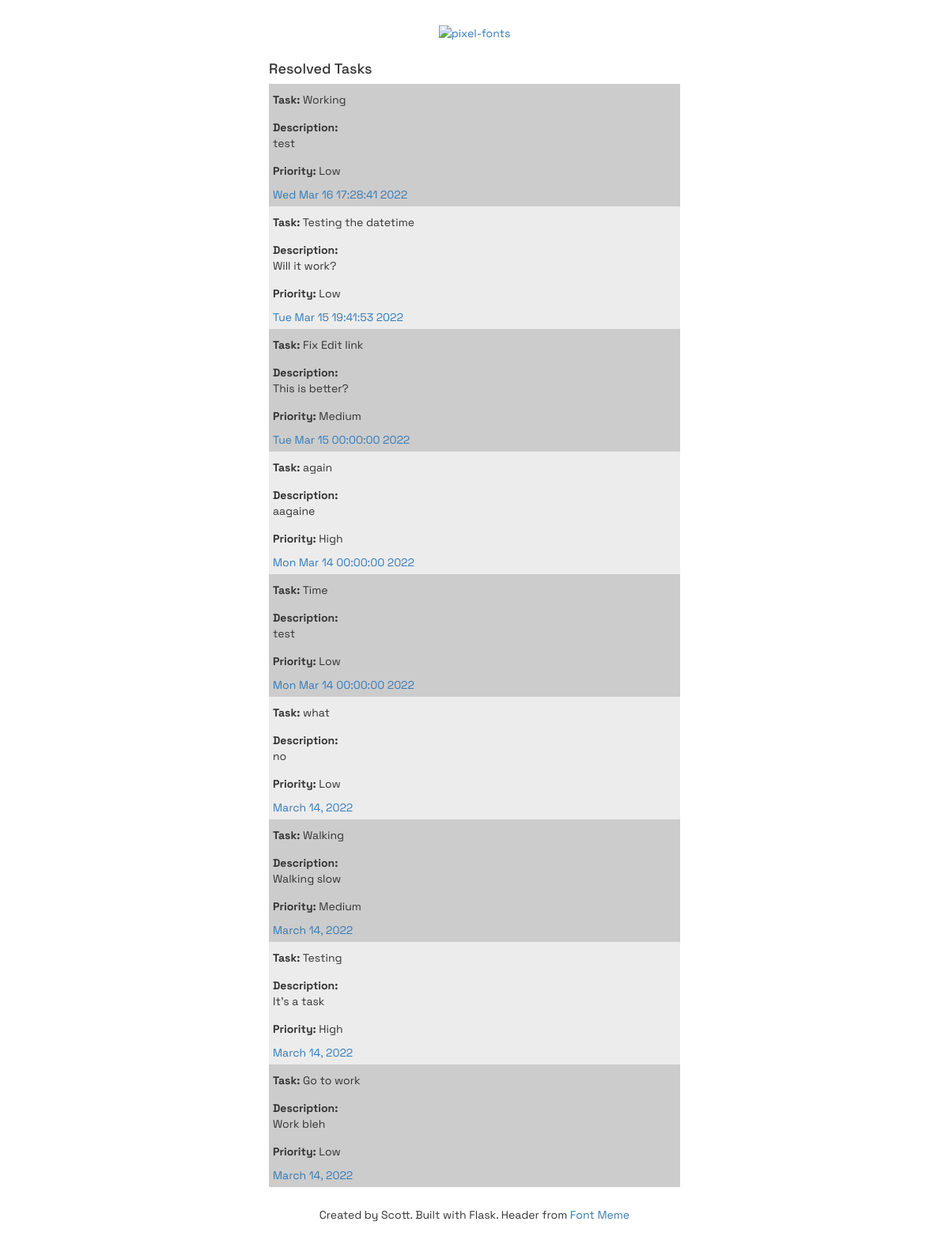
/resolved, run on the app's committed database.
### main.py (models this page shows)
class TodoApp(db.Model):
    id = db.Column(db.Integer, primary_key=True)
    title = db.Column(db.String(100))
    description = db.Column(db.String(500))
    priority = db.Column(db.String(25))
    date = db.Column(db.String(100))
    resolved = db.Column(db.Integer)

### main.py (the view)
@app.route("/resolved")
def show_resolved():
    resolved_todos = TodoApp.query.filter(TodoApp.resolved == 1).all()
    return render_template("resolved.html", todos=resolved_todos)

### templates/resolved.html (shortened to what this page needs)
{% extends "layout.html" %}
{% block content %}
<div class="top">
    <a href="{{ url_for('home')}}"><img src="https://fontmeme.com/permalink/220317/2dc3c3e95c7d38ec2e43737cc6438fbc.png" alt="pixel-fonts" border="0"></a>
</div>
<div class="container">
    <div class="row">
        <h4>Resolved Tasks</h4>
        {% for todo in todos|reverse %}
        <div class="square">
            <p><strong>Task:</strong> {{ todo.title }}</p>
            <p><strong>Description:</strong> <br> {{ todo.description }}</p>
            <p><strong>Priority:</strong> {{ todo.priority }}</p>
             <a title="task" href="#">{{ todo.date }}</a>
        </div>
        {% endfor %}
    </div>
</div>
<div class="top">
    <footer>Created by Scott. Built with Flask. Header from <a
            href="https://fontmeme.com/pixel-fonts/">Font Meme</a></footer>
</div>
{% endblock %}

### static/styles.css (style rules this page uses)
body { margin: 30px; font-family: 'Space Grotesk', sans-serif; }
.container { max-width: 500px; margin: 10px auto 20px auto; padding: 5px; }
.top { text-align: center; margin-top: 20px; width: 50%; margin: auto; }
a:link { text-decoration: none; }
p { padding-top: 5px; }
.square:nth-child(even) { background: #CCC }
.square:nth-child(odd) { background: #ECECEC }
.square { padding: 5px; }

### data on the page
TodoApp: title "Working", description "test", priority "Low", date "Wed Mar 16 17:28:41 2022"
TodoApp: title "Testing the datetime", description "Will it work?", priority "Low", date "Tue Mar 15 19:41:53 2022"
TodoApp: title "Fix Edit link", description "This is better?", priority "Medium", date "Tue Mar 15 00:00:00 2022"
TodoApp: title "again", description "aagaine", priority "High", date "Mon Mar 14 00:00:00 2022"
TodoApp: title "Time", description "test", priority "Low", date "Mon Mar 14 00:00:00 2022"
TodoApp: title "what", description "no", priority "Low", date "March 14, 2022"
TodoApp: title "Walking", description "Walking slow", priority "Medium", date "March 14, 2022"
TodoApp: title "Testing", description "It's a task", priority "High", date "March 14, 2022"
TodoApp: title "Go to work", description "Work bleh", priority "Low", date "March 14, 2022"
